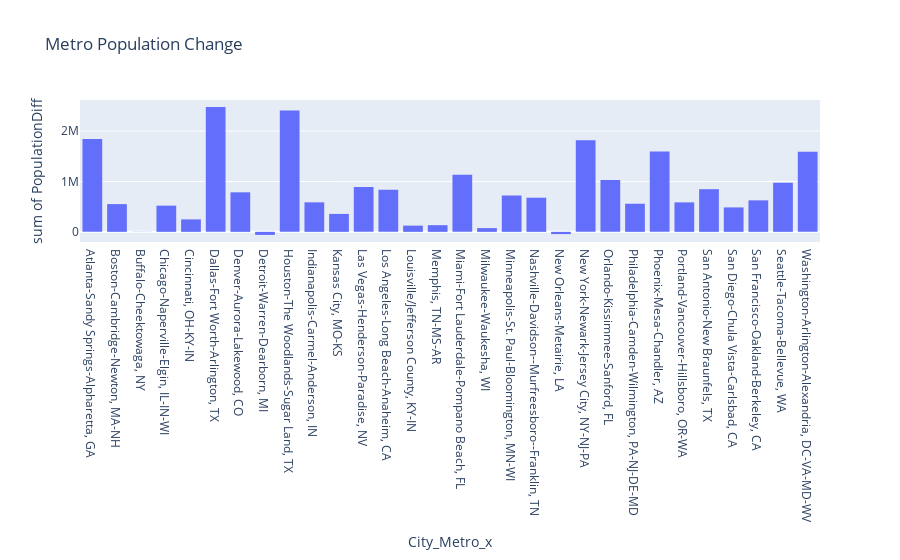

Write notebook code for a chart like this one.
### Code cell
px.histogram(Merged_Data, x='City_Metro_x', y='PopulationDiff', nbins= 7, title='Metro Population Change')

### Figure 1 — Plotly figure (JSON) as saved in the notebook; plotly's stock layout.template omitted (floating-point values rounded to 4 significant figures)
{"data": [{"alignmentgroup": "True", "bingroup": "x", "histfunc": "sum", "hovertemplate": "City_Metro_x=%{x}<br>sum of PopulationDiff=%{y}<extra></extra>", "legendgroup": "", "marker": {"color": "#636efa", "pattern": {"shape": ""}}, "name": "", "nbinsx": 7, "offsetgroup": "", "orientation": "v", "showlegend": false, "type": "histogram", "x": ["Atlanta-Sandy Springs-Alpharetta, GA", "Boston-Cambridge-Newton, MA-NH", "Buffalo-Cheektowaga, NY", "Chicago-Naperville-Elgin, IL-IN-WI", "Cincinnati, OH-KY-IN", "Dallas-Fort Worth-Arlington, TX", "Denver-Aurora-Lakewood, CO", "Detroit-Warren-Dearborn, MI", "Houston-The Woodlands-Sugar Land, TX", "Indianapolis-Carmel-Anderson, IN", "Kansas City, MO-KS", "Las Vegas-Henderson-Paradise, NV", "Los Angeles-Long Beach-Anaheim, CA", "Louisville/Jefferson County, KY-IN", "Memphis, TN-MS-AR", "Miami-Fort Lauderdale-Pompano Beach, FL", "Milwaukee-Waukesha, WI", "Minneapolis-St. Paul-Bloomington, MN-WI", "Nashville-Davidson--Murfreesboro--Franklin, TN", "New Orleans-Metairie, LA", "New York-Newark-Jersey City, NY-NJ-PA", "Orlando-Kissimmee-Sanford, FL", "Philadelphia-Camden-Wilmington, PA-NJ-DE-MD", "Phoenix-Mesa-Chandler, AZ", "Portland-Vancouver-Hillsboro, OR-WA", "San Antonio-New Braunfels, TX", "San Diego-Chula Vista-Carlsbad, CA", "San Francisco-Oakland-Berkeley, CA", "Seattle-Tacoma-Bellevue, WA", "Washington-Arlington-Alexandria, DC-VA-MD-WV"], "xaxis": "x", "y": [1841834, 550288, -3209, 520186, 247252, 2475843, 784581, -60516, 2406833, 585936, 355997, 889696, 835371, 123464, 132575, 1130769, 73990, 721455, 677730, -44665, 1817468, 1028815, 557904, 1593956, 584978, 846440, 484801, 625268, 974884, 1588979], "yaxis": "y"}], "layout": {"barmode": "relative", "legend": {"tracegroupgap": 0}, "title": {"text": "Metro Population Change"}, "xaxis": {"anchor": "y", "domain": [0, 1], "title": {"text": "City_Metro_x"}}, "yaxis": {"anchor": "x", "domain": [0, 1], "title": {"text": "sum of PopulationDiff"}}}}
